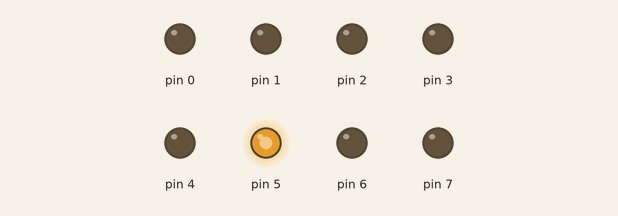
Recording of a sketch running on a simulated Arduino Uno, built with avr-gcc and run on an emulated ATmega328P. Shown: output pins drawn as LEDs (lit = HIGH). At 0.0 s the program stops and its outputs stay as they are.

Above: at 0.1 s.
Timing chart, 0 to 1.5 s (numbered marks = the images above):
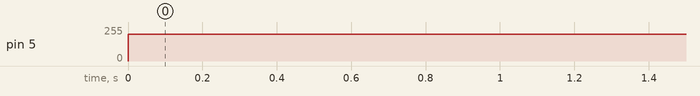

Measured:
- by itself, pin 5: 0/255 → 200/255 at 0.00 s

The sketch:

Timer0_PWM.ino
```cpp
//Basic code
// #define F_CPU 16000000UL
// #include <avr/io.h>
// #include <util/delay.h>
// #include <avr/interrupt.h>
// #include <stdint.h>

// volatile uint32_t my_millis = 0;
// uint32_t time = 0;
// ISR(TIMER0_COMPA_vect) {
//   my_millis++;
// }

// int main(void) {
//   //Config
//   //Timer 0 config
//   TCCR0A |= (1 << WGM01);
//   TCCR0B |= (1 << CS01) | (1 << CS00);
//   OCR0A = 249;
//   TIMSK0 |= (1 << OCIE0A);

//   //Output config
//   PORTB &= ~0X01;
//   DDRB |= 0X01;


//   //Interrupt enable
//   sei();

//   //main loop
//   while (1) {
//     if(my_millis - time >= 500){
//       PINB = 1;
//       time = my_millis;
//     }

//   }
// }


//Safe code
// #define F_CPU 16000000UL
// #include <avr/io.h>
// #include <util/delay.h>
// #include <avr/interrupt.h>
// #include <stdint.h>

// volatile uint32_t my_millis = 0;
// uint32_t time = 0;
// ISR(TIMER0_COMPA_vect) {
//   my_millis++;
// }

// uint32_t read_time(void){
//   cli();
//   uint32_t mil;
//   mil = my_millis;
//   sei();
//   return mil;
// }

// int main(void) {
//   //Config
//   //Timer 0 config
//   TCCR0A |= (1 << WGM01);
//   TCCR0B |= (1 << CS01) | (1 << CS00);
//   OCR0A = 249;
//   TIMSK0 |= (1 << OCIE0A);

//   //Output config
//   PORTB &= ~0X01;
//   DDRB |= 0X01;


//   // //Interrupt enable
//   // sei();

//   //init variable
//   uint32_t ms;
//   //main loop
//   while (1) {
//     ms = read_time();

//     if(ms - time >= 500){
//       PINB = 1;
//       time = ms;
//     }

//   }
// }


//PWM
// #define F_CPU 16000000UL
// #include <avr/io.h>
// #include <util/delay.h>
// #include <avr/interrupt.h>
// #include <stdint.h>


int main(void) {
  //Config
  //Timer 0 config
  TCCR0A |= (1 << WGM01)|(1<<WGM00)|(1<<COM0B1);
  TCCR0B |= (1 << CS01) | (1 << CS00);
  // OCR0A = 249;
  // TIMSK0 |= (1 << OCIE0A);

  //Output config
  PORTD &= ~(1<<PORTD5);
  DDRD |= 0XFF;


  // //Interrupt enable
  // sei();

  //init variable
  //main loop
  OCR0B = 200;
  while (1) {

  }
}
```
